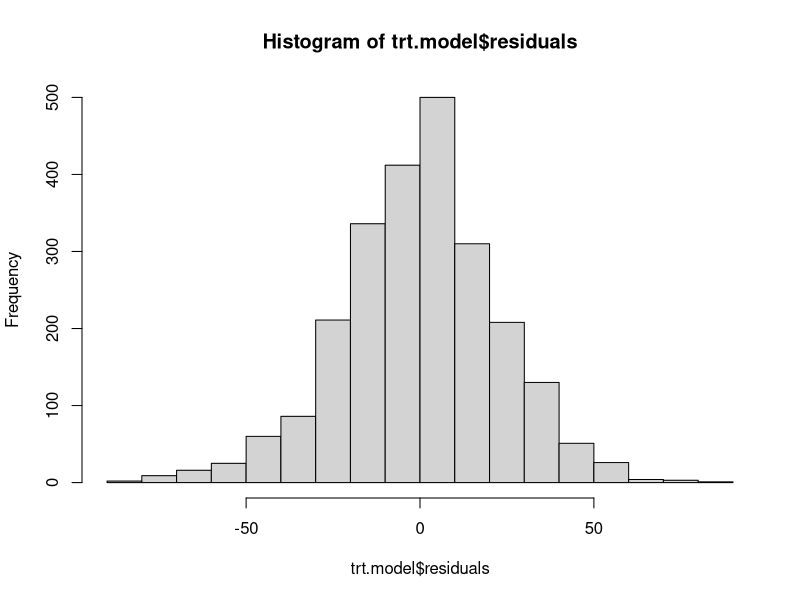
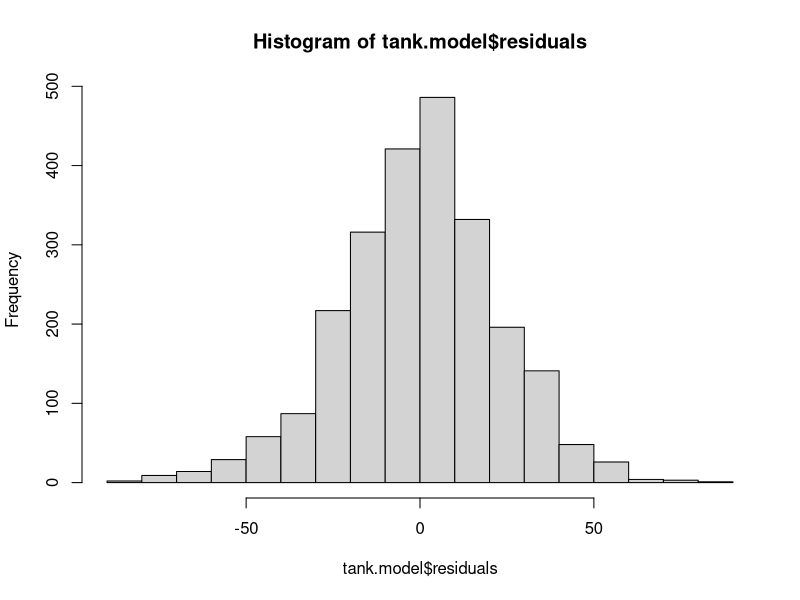
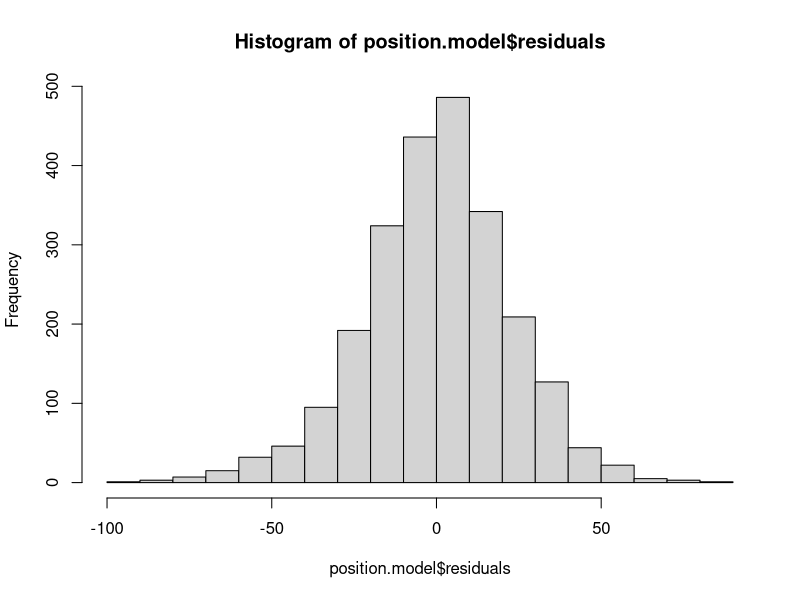
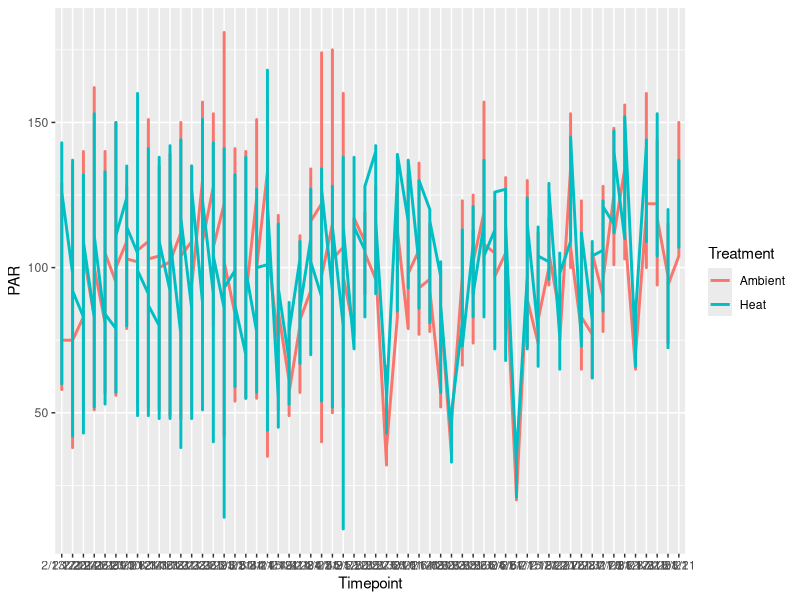
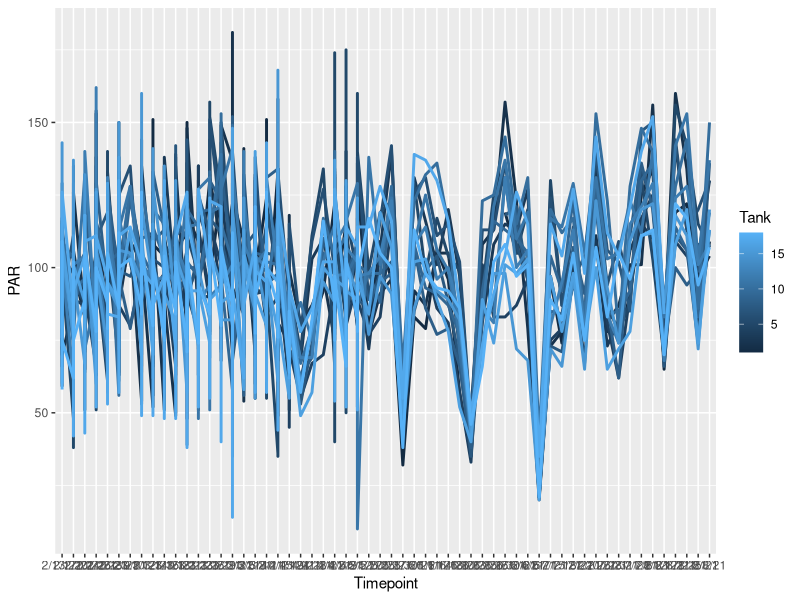
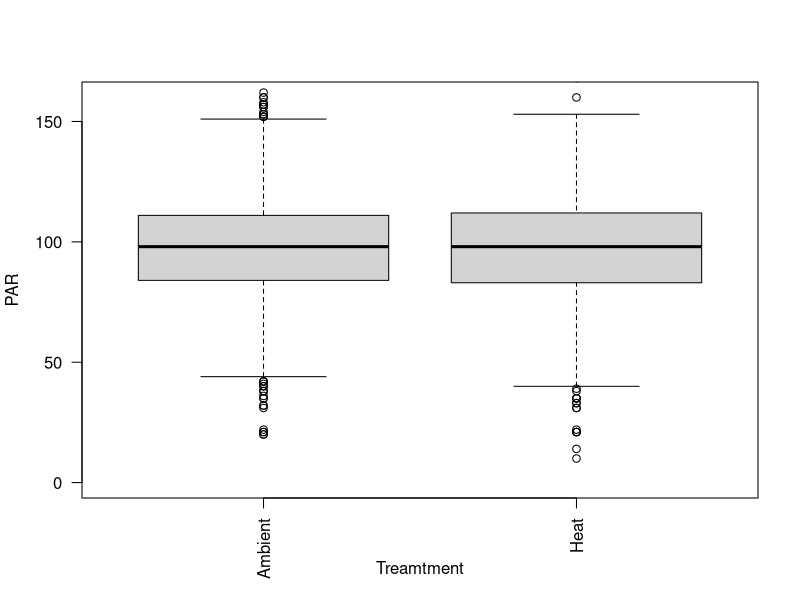
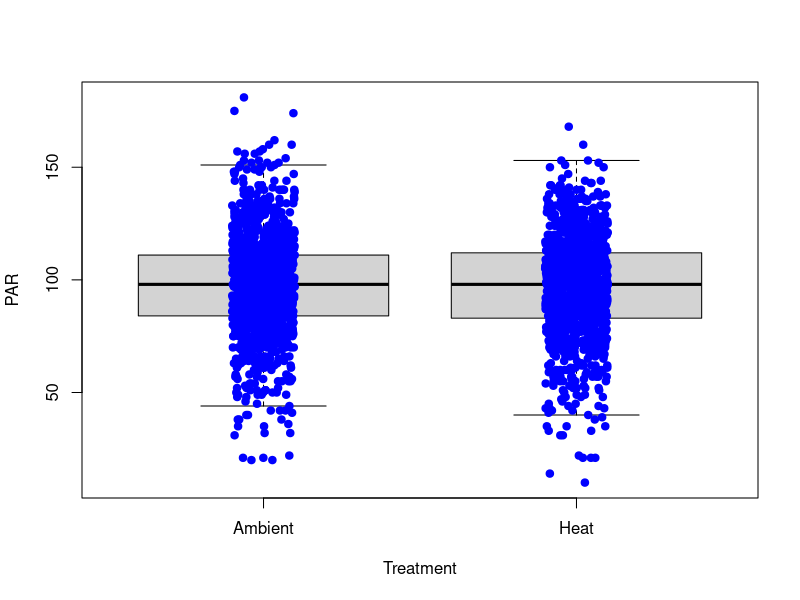
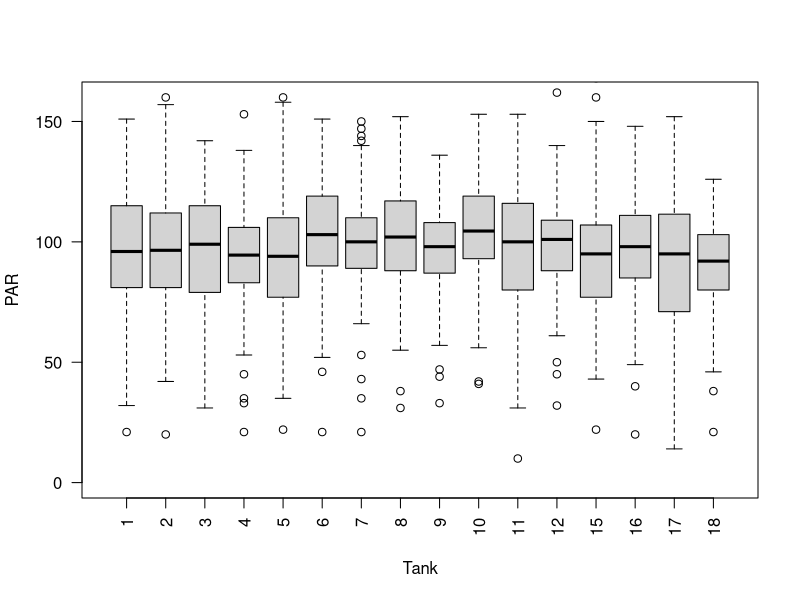

R code for these plots, in order: (Note: this script raises an error after producing the figures.)
## ---- chunk 1
knitr::opts_chunk$set(echo = TRUE)
## ---- chunk 2
library(tidyverse)
## ---- chunk 3
getwd()
## ---- chunk 4
light <- read.csv("data/Light_Data.csv", header = TRUE)
light <- subset(light, Treatment=="Heat" | Treatment=="Ambient")

## ---- chunk 5
# By Treatment
trt.model <- aov(PAR ~ Treatment,data=light)
trt.model
summary(trt.model)
hist(trt.model$residuals)

# By Tank
tank.model <- aov(PAR ~ Tank,data=light)
tank.model
summary(tank.model)
hist(tank.model$residuals)

# By Position
position.model <- lm(PAR ~ Position, data=light)
position.model
summary(position.model)
hist(position.model$residuals)
## ---- chunk 6
pdf("output/Daily/Light.by.Treatment.pdf")
plot(as.factor(light$Treatment), light$PAR, xlab="Treamtment", ylab="PAR", ylim=c(0,160), las=2)
boxplot(PAR ~ Treatment, data = light, outpch = NA) 
stripchart(PAR ~ Treatment, data = light, 
           vertical = TRUE, method = "jitter", 
           pch = 21, col = "blue", bg = "blue", 
           add = TRUE) 
dev.off()
## ---- chunk 7
pdf("output/Daily/Light.by.Tank.pdf")
plot(as.factor(light$Tank), light$PAR, xlab="Tank", ylab="PAR", ylim=c(0,160), las=2)
boxplot(PAR ~ Tank, data = light, outpch = NA) 
stripchart(PAR ~ Tank, data = light, 
           vertical = TRUE, method = "jitter", 
           pch = 21, col = "blue", bg = "blue", 
           add = TRUE) 
dev.off()
## ---- chunk 8
pdf("output/Daily/Light.by.Position.pdf")
par(mfrow=c(4,4))
Tank1 <- subset(light, Tank==1)
plot(PAR ~ Position, data=Tank1, col=Position, ylim=c(0,160), main = "Tank1")

Tank2 <- subset(light, Tank==2)
plot(PAR ~ Position, data=Tank2, col=Position, ylim=c(0,160), main = "Tank2")

Tank3 <- subset(light, Tank==3)
plot(PAR ~ Position, data=Tank3, col=Position, ylim=c(0,160), main = "Tank3")

Tank4 <- subset(light, Tank==4)
plot(PAR ~ Position, data=Tank4, col=Position, ylim=c(0,160), main = "Tank4")

Tank5 <- subset(light, Tank==5)
plot(PAR ~ Position, data=Tank5, col=Position, ylim=c(0,160), main = "Tank5")

Tank6 <- subset(light, Tank==6)
plot(PAR ~ Position, data=Tank6, col=Position, ylim=c(0,160), main = "Tank6")

Tank7 <- subset(light, Tank==7)
plot(PAR ~ Position, data=Tank7, col=Position, ylim=c(0,160), main = "Tank7")

Tank8 <- subset(light, Tank==8)
plot(PAR ~ Position, data=Tank8, col=Position, ylim=c(0,160), main = "Tank8")

Tank9 <- subset(light, Tank==9)
plot(PAR ~ Position, data=Tank9, col=Position, ylim=c(0,160), main = "Tank9")

Tank10 <- subset(light, Tank==10)
plot(PAR ~ Position, data=Tank10, col=Position, ylim=c(0,160), main = "Tank10")

Tank11 <- subset(light, Tank==11)
plot(PAR ~ Position, data=Tank11, col=Position, ylim=c(0,160), main = "Tank11")

Tank12 <- subset(light, Tank==12)
plot(PAR ~ Position, data=Tank12, col=Position, ylim=c(0,160), main = "Tank12")

Tank15 <- subset(light, Tank==15)
plot(PAR ~ Position, data=Tank15, col=Position, ylim=c(0,160), main = "Tank15")

Tank16 <- subset(light, Tank==16)
plot(PAR ~ Position, data=Tank16, col=Position, ylim=c(0,160), main = "Tank16")

Tank17 <- subset(light, Tank==17)
plot(PAR ~ Position, data=Tank17, col=Position, ylim=c(0,160), main = "Tank17")

Tank18 <- subset(light, Tank==18)
plot(PAR ~ Position, data=Tank18, col=Position, ylim=c(0,160), main = "Tank18")

dev.off()
## ---- chunk 9
light.trt.date <- ggplot(light, aes(x=Timepoint, y=PAR, group=Treatment)) +
  geom_line(aes(color = Treatment), size = 1) 
light.trt.date
ggsave("output/Daily/Light.By.Date.Treatment.pdf", light.trt.date, width = 30, height = 21, units = c("in"))


light.tank.date <- ggplot(light, aes(x=Timepoint, y=PAR, group=Tank)) +
  geom_line(aes(color = Tank), size = 1) 
light.tank.date
ggsave("output/Daily/Light.By.Date.Tank.pdf", light.tank.date, width = 30, height = 21, units = c("in"))

plot.all <- grid.arrange(light.trt.date, light.tank.date, ncol=1, nrow=2)
ggsave("output/Daily/Light.By.Date.pdf", plot.all, width = 30, height = 25, units = c("in"))
